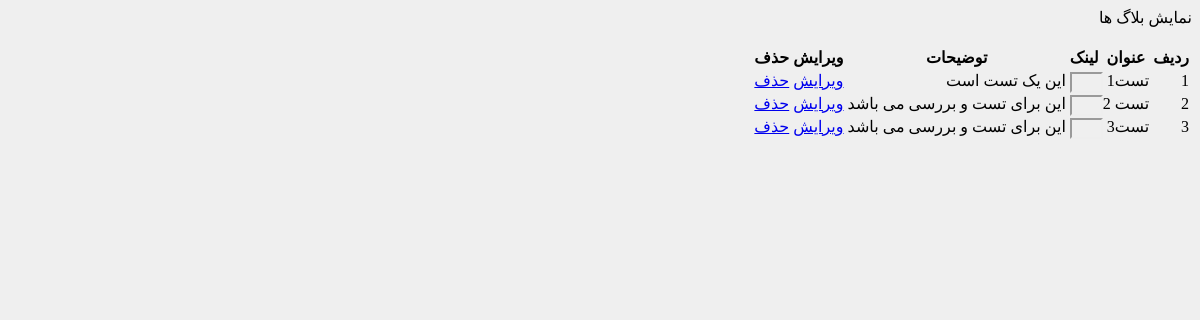
The app's page /Admin/blog_display.php with its own data.
### tables this page shows
CREATE TABLE `blog` (
  `ID` int(11) NOT NULL,
  `title` text NOT NULL,
  `link` text NOT NULL,
  `Description` text NOT NULL
);

### Admin/blog_display.php (the view, shortened to what this page needs)
<?php
global $conn
?>
<!doctype html>
<html lang="fa" dir="rtl">
<head>
</head>
<body style="background-color: #efefef">
<div class="container">
    <span class="col-sm-12 fs-4">نمایش بلاگ ها</span>
    <br><br>
    <table class="table table-hover">
        <thead>
        <tr>
            <th>ردیف</th>
            <th>عنوان</th>
            <th>لینک</th>
            <th>توضیحات</th>
            <th>ویرایش</th>
            <th>حذف</th>
        </tr>
        </thead>
        <tbody>
        <?php
        $select = $conn->prepare("SELECT * FROM blog");
        $select->execute();
        $row = $select->fetchAll(PDO::FETCH_ASSOC);
        foreach ($row as $key => $value) {
            ?>
            <tr>
                <td><?php echo $key + 1; ?></td>
                <td><?php echo $value['title']; ?></td>
                <td><?php echo $value['link']; ?></td>
                <td><?php echo $value['Description']; ?></td>
                <td><a href="<?php echo 'update_blog.php?UpdateID=' . $value['ID']; ?>" class="btn btn-success" >ویرایش</a></td>
                <td><a href="<?php echo 'delete_blog.php?DeleteID=' . $value['ID']; ?>" class="btn btn-danger">حذف</a>
                </td>
            </tr>
            <?php
        }
        ?>
        </tbody>
    </table>
</div>
</body>
</html>

### records on screen
blog: title "تست1", Description "این یک تست است"
blog: title "تست 2", Description "این برای تست و بررسی می باشد"
blog: title "تست3", Description "این برای تست و بررسی می باشد"
